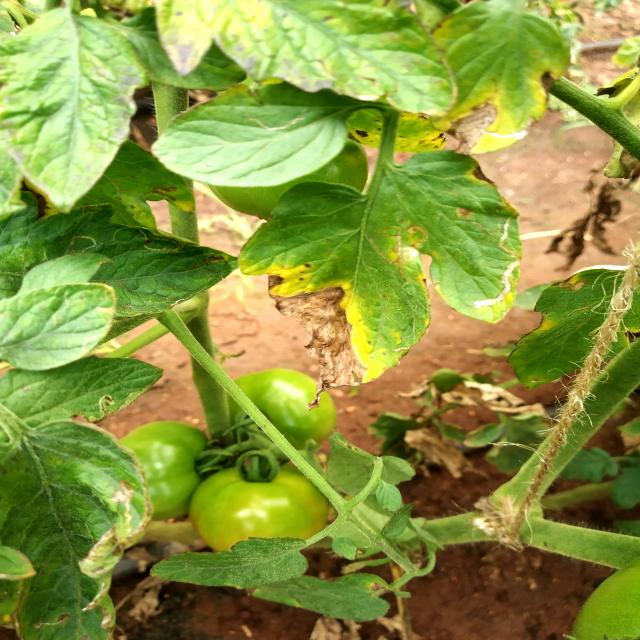
#> input picture vision/Data Collection & PreProcessing/test.jpg, 640 x 640 px
$ jupyter execute test.ipynb
#> lines starting #> are read from the running program, lines starting #| are printed output that depends on the picture; after the words box and inside, x2 and y2 are one past the last pixel; in counts of white or black regions, pixels touching at a corner belong together
[cell 1]
import os
# from tqdm import tqdm
from glob import glob
import pandas as pd
from xml.etree import ElementTree as et
from functools import reduce
from shutil import move
import matplotlib.pyplot as plt
import cv2


import warnings
warnings.filterwarnings('ignore')

[cell 2]
tree = et.parse('test.xml')
#> (reads vision/Data Collection & PreProcessing/test.xml from the repository)
root = tree.getroot()
# Get Name Image, Width, Height
image_name = root.find('filename').text
width = root.find('size').find('width').text
height = root.find('size').find('height').text

# Get Objects, Bounding Box
objs = root.findall('object')
parser = []
for obj in objs:
    name = obj.find('name').text
    bndbox = obj.find('bndbox')
    xmin = bndbox.find('xmin').text
    xmax = bndbox.find('xmax').text
    ymin = bndbox.find('ymin').text
    ymax = bndbox.find('ymax').text
    parser.append([image_name, width, height, name, xmin, xmax, ymin, ymax])

[cell 3]
parser

[cell 4]
def Convert_coordinates(width, height, xmin, xmax, ymin, ymax):
    '''
    Functionality of this function Converts bounding box coordinates (xmin, xmax, ymin, ymax)
    to normalized center coordinates (x_center, y_center) and relative width/height.
    Returns:
        x_center, y_center, new_width, new_height (all normalized to [0, 1])
    '''
    new_width = (xmax - xmin) / width
    new_height = (ymax - ymin) / height
    x_center = (xmin / width) + (new_width / 2)
    y_center = (ymin / height) + (new_height / 2)

    return x_center , y_center , new_width , new_height

[cell 5]
Convert_coordinates(640 , 640 , 100 , 300 , 100 , 300)

[cell 6]
def Return_Detected_Image(image, boxes):
    """
    Draws multiple bounding boxes and annotations on an image.
    Args:
        image: The input image (numpy array).
        boxes: A list of bounding boxes, where each box is a list of the form:
               [[x_center, y_center, new_width, new_height, annotation], Box2 , .....]
    Returns:
        The image with bounding boxes and annotations drawn.
    """
    img_height, img_width = image.shape[:2]

    R_color = (255, 0, 0)
    A_color = (0, 0, 0)
    thickness = 2
    font =  cv2.FONT_HERSHEY_TRIPLEX
    font_scale = 0.7
    font_thickness = 1

    for box in boxes:
        x_center, y_center, new_width, new_height, annotation = box

        xmin = int((x_center - new_width / 2) * img_width)
        xmax = int((x_center + new_width / 2) * img_width)
        ymin = int((y_center - new_height / 2) * img_height)
        ymax = int((y_center + new_height / 2) * img_height)

        cv2.rectangle(image, (xmin, ymin), (xmax, ymax), R_color, thickness)

        (text_width, text_height), _ = cv2.getTextSize(annotation, font, font_scale, font_thickness)
        text_x = xmin
        text_y = ymin - 5 if ymin - 5 > 5 else ymin + 20

        cv2.rectangle(image, (text_x, text_y - text_height), (text_x + text_width, text_y), R_color, -1)

        cv2.putText(image, annotation, (text_x, text_y), font, font_scale, (255, 255, 255), font_thickness)

    return image

[cell 7]
def Display(image, boxes, display='external'):

    image_with_boxes = Return_Detected_Image(image, boxes)

    if display == 'external':
        window_name = 'Detected Image'
        cv2.namedWindow(window_name, cv2.WINDOW_NORMAL)
        cv2.resizeWindow(window_name, 600, 600)
        cv2.moveWindow(window_name, 150, 50)
        cv2.imshow(window_name, image_with_boxes)
        cv2.waitKey(0)
        cv2.destroyAllWindows()

    elif display == 'internal':
        plt.imshow(cv2.cvtColor(image_with_boxes, cv2.COLOR_BGR2RGB))
        plt.axis('off')
        plt.show()

[cell 8]
image = cv2.imread('test.jpg')
#> image is the input picture: shape (640, 640, 3); mean B, G, R 65, 149, 137.2
type(image)

Display(image , [[0.5249999999999999, 0.4625, 0.303125, 0.375 , "Almohamdy"] , [0.3125, 0.3125, 0.3125, 0.3125 , "Almohamdy2"]] ,display='external' )
#> after the loop in Return_Detected_Image, `for box in boxes:`:
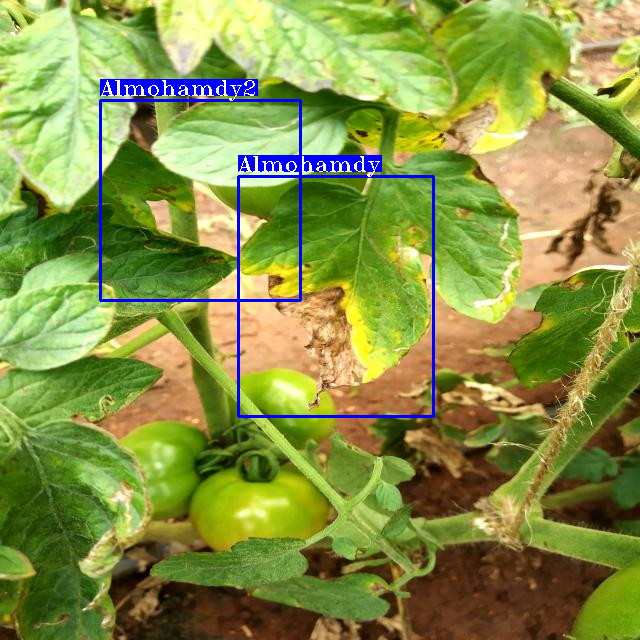
#> image: shape (640, 640, 3); 2.46% of pixels changed, all inside (x1, y1, x2, y2) = (99, 79, 435, 418)

[cell 9]
re_image = Return_Detected_Image(image , [[0.5249999999999999, 0.4625, 0.303125, 0.375,"Almohamdy"]] )
#> the loop in Return_Detected_Image (call 2), `for box in boxes:` made 1 pass
#> (text_width, text_height) on pass 1: (143, 16)
#> after the loop in Return_Detected_Image (call 2), `for box in boxes:`: image: shape (640, 640, 3); under 0.01% of pixels changed, all inside (x1, y1, x2, y2) = (300, 156, 302, 172)
re_image.shape
#> Out = (640, 640, 3)
